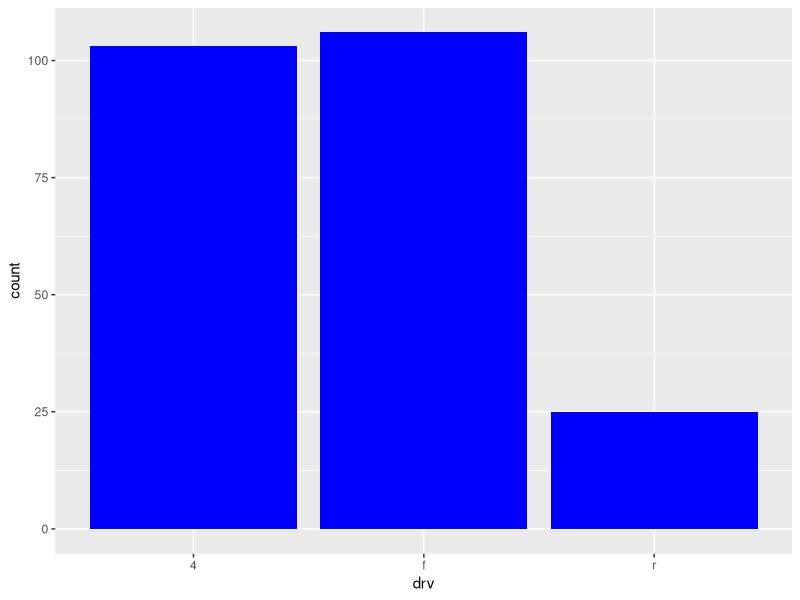
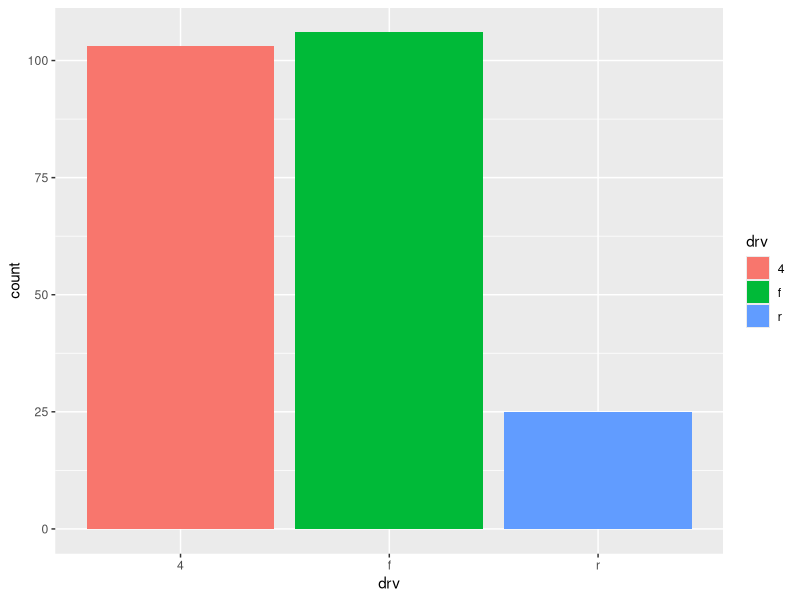
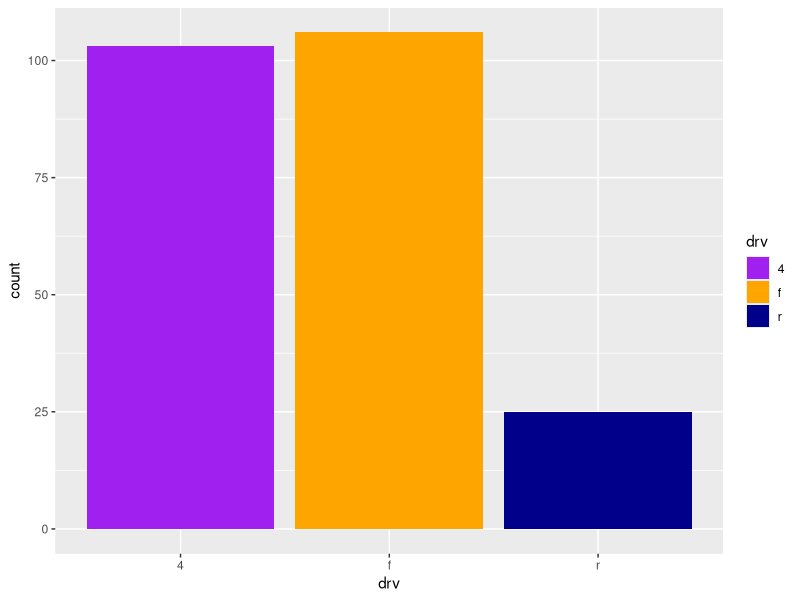
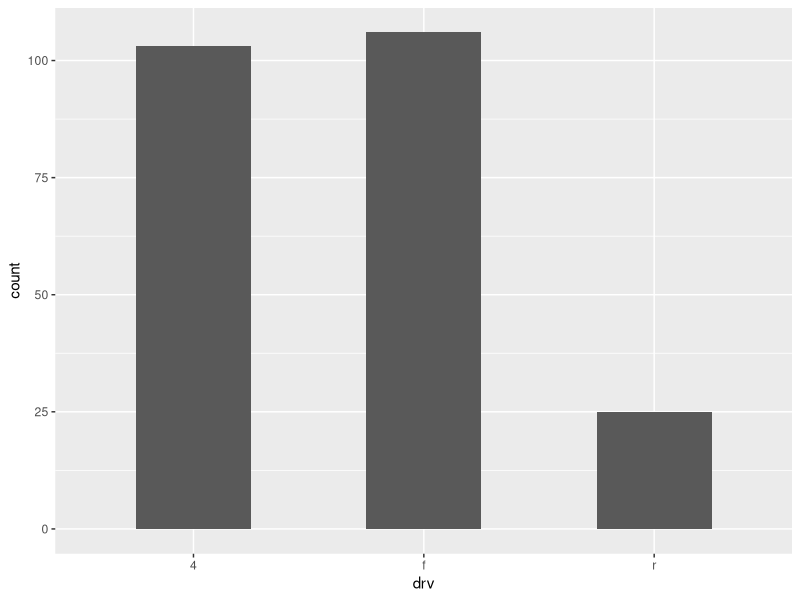
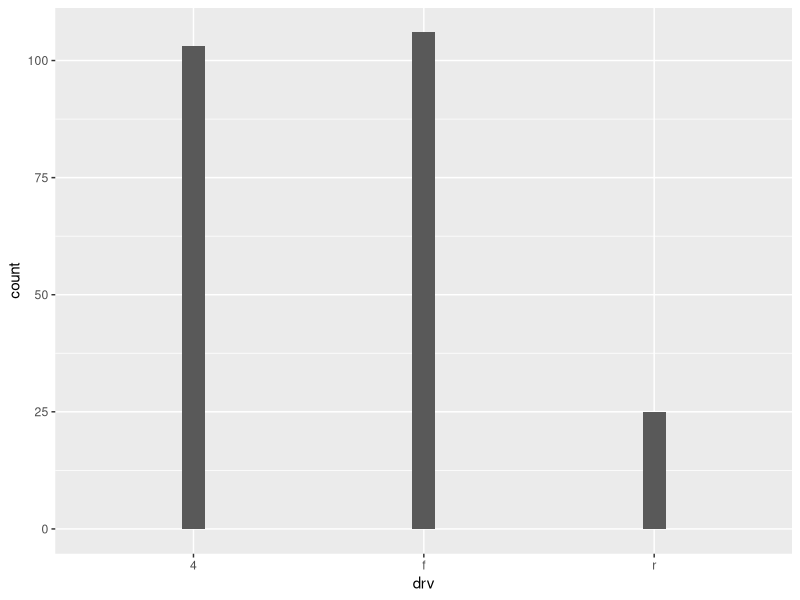
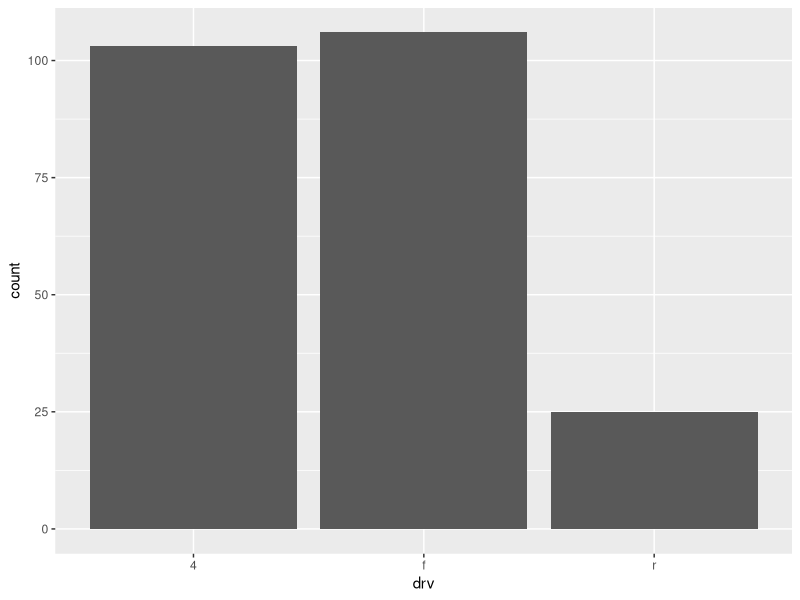
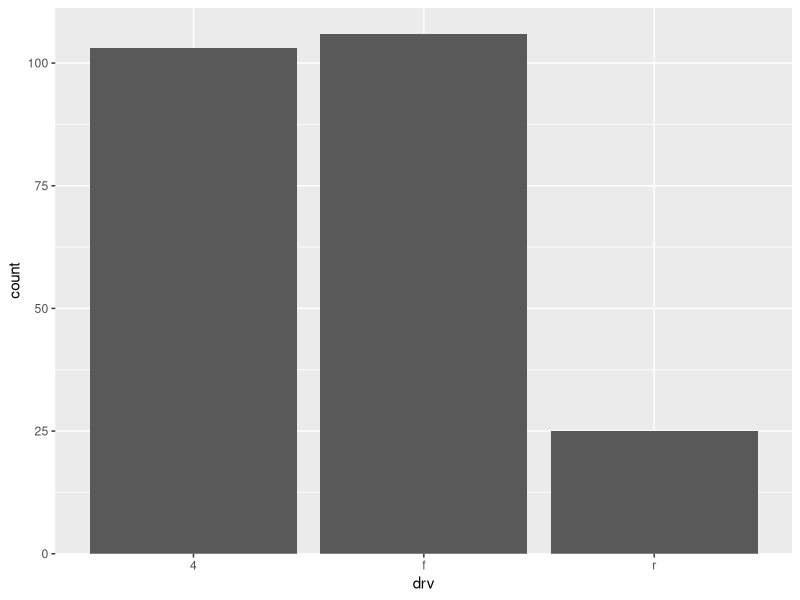
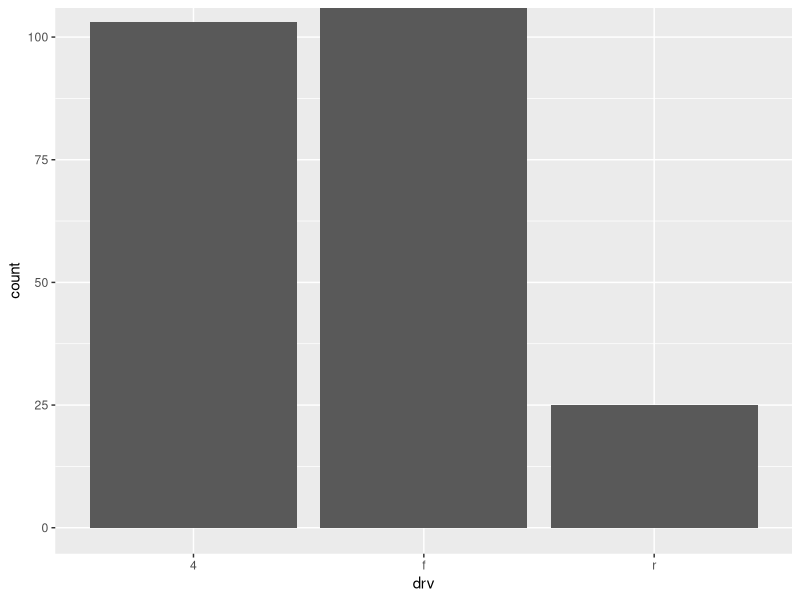

The R script that drew these images, in order:
## ---- chunk 1
library(ggplot2)
library(dplyr)
library(tidyr)

knitr::opts_chunk$set(
  fig.dpi = 300, 
  collapse = TRUE, 
  comment = "#>",
  fig.asp = 0.618,
  fig.width = 6,
  out.width = "80%"
  )
## ---- chunk 2
#| fig.alt: "A bar chart showing the number of cars for each of three types
#|  of drive train. All bars are blue."
ggplot(mpg, aes(x = drv)) +
  geom_bar(fill = "blue")
## ---- chunk 3
#| fig.alt: "A bar chart showing the number of cars for each of three types
#|  of drive train. From left-to-right, the bars appear red, green and blue."
ggplot(mpg, aes(x = drv, fill = drv)) +
  geom_bar()
## ---- chunk 4
#| fig.alt: "A bar chart showing the number of cars for each of three types
#|  of drive train. From left-to-right, the bars are purple, orange and dark 
#|  blue."
ggplot(mpg, aes(x = drv, fill = drv)) +
  geom_bar() +
  scale_fill_manual(values = c("purple", "orange", "darkblue"))
## ---- chunk 5
#| fig.alt:
#| - "A bar chart showing the number of cars for each of three types
#|  of drive train. The bars are somewhat narrower than the default."
#| - "A bar chart showing the number of cars for each of three types
#|  of drive train. The bars are very narrow."
ggplot(mpg, aes(x = drv)) +
  geom_bar(width = 0.5)

ggplot(mpg, aes(x = drv)) +
  geom_bar(width = 0.1)
## ---- chunk 6
#| fig.alt: "A bar chart showing the number of cars for each of three types
#|  of drive train. No parts of the bars touch the panel edges."
ggplot(mpg, aes(x = drv)) +
  geom_bar()
## ---- chunk 7
#| fig.alt: "A bar chart showing the number of cars for each of three types
#|  of drive train. The bottom of the bars touch the x-axis."
ggplot(mpg, aes(x = drv)) +
  geom_bar() +
  scale_y_continuous(expand = expansion(mult = c(0, 0.05)))
## ---- chunk 8
#| fig.alt: "A bar chart showing the number of cars for each of three types
#|  of drive train. The top of the highest bar touches the top of the panel."
ggplot(mpg, aes(x = drv)) +
  geom_bar() +
  scale_y_continuous(expand = expansion(mult = c(0.05, 0)))
## ---- chunk 9
#| fig.alt: "A bar chart showing the number of cars for each of three types
#|  of drive train. The left of the leftmost bar touches the y-axis."
ggplot(mpg, aes(x = drv)) +
  geom_bar() +
  scale_x_discrete(expand = expansion(add = c(0, 0.6)))
## ---- chunk 10
#| fig.alt: "A bar chart showing the number of cars for each of three types
#|  of drive train. No parts of the bars touch the panel edges."
ggplot(mpg, aes(x = drv)) +
  geom_bar() +
  scale_x_discrete(expand = expansion(add = 0.6)) +
  scale_y_continuous(expand = expansion(mult = 0.05))
## ---- chunk 11
#| fig.alt: "A grouped bar chart showing car counts dodged and filled by 7 
#|  types of cars for each of three types of drive train. The left group has 
#|  5 narrower bars, the middle group has 4 bars and the right group has 3 wider
#|  bars."
ggplot(mpg, aes(x = drv, fill = class)) +
  geom_bar(position = "dodge")
## ---- chunk 12
#| fig.alt: "A grouped bar chart showing car counts dodged and filled by 7 
#|  types of cars for each of three types of drive train. From left-to-right,
#|  each groups has respectively 5, 4 and 3 equally wide bars."
ggplot(mpg, aes(x = drv, fill = class)) +
  geom_bar(position = position_dodge2(preserve = "single"))
## ---- chunk 13
#| fig.alt: "A horizontal stacked bar chart showing car counts for 7 types of 
#|  cars, stacked and filled by 3 types of drive train."
ggplot(mpg, aes(y = class, fill = drv)) +
  geom_bar()
## ---- chunk 14
#| fig.alt: "A horizontal filled bar chart showing proportions of cars for 7 
#|  types of cars. The fill colour represents 3 types of drive train. Every 
#|  stacked bar spans the width of the panel."
ggplot(mpg, aes(y = class, fill = drv)) +
  geom_bar(position = "fill")
## ---- chunk 15
#| fig.alt: "A horizontal filled bar chart showing percentages of cars for 7 
#|  types of cars. The fill colour represents 3 types of drive train. Every 
#|  stacked bar spans the width of the panel."
ggplot(mpg, aes(y = class, fill = drv)) +
  geom_bar(position = "fill") +
  scale_x_continuous(name = "percentage", labels = scales::label_percent(accuracy = 1))
## ---- chunk 16
poll <- tribble(
  ~party,       ~agree, ~disagree, ~no_opinion,
  "Democrat",    20,    30,        20,
  "Republican",  15,    20,        10,
  "Independent", 10,    5,         0
)
## ---- chunk 17
poll_longer <- poll %>%
  pivot_longer(
    cols = -party,
    names_to = "opinion",
    values_to = "n"
  )

poll_longer
## ---- chunk 18
#| fig.alt: "A horizontal stacked bar chart showing opinion counts for 3 
#|  parties, stacked and filled by 3 types of opinions."
ggplot(poll_longer, aes(y = party, fill = opinion, x = n)) +
  geom_col()
## ---- chunk 19
#| fig.alt: "A horizontal filled bar chart showing proportions of opinions for 
#|  3 parties. The fill colour represents 3 types of opinion. Every 
#|  stacked bar spans the width of the panel."
ggplot(poll_longer, aes(y = party, fill = opinion, x = n)) +
  geom_col(position = "fill") +
  xlab("proportion")
## ---- chunk 20
survey <- tibble::tribble(
  ~respondent, ~q1,        ~q2,        ~q3,
  1,           "Agree",    "Agree",    "Disagree",
  2,           "Disagree", "Agree",    "Disagree",
  3,           "Agree",    "Agree",    "Disagree",
  4,           "Disagree", "Disagree", "Agree"
)
## ---- chunk 21
#| fig.alt: "A grouped bar chart showing the number of responses to three 
#|  questions. Within each question, two bars denote an 'Agree' or 'Disagree' 
#|  response."
survey %>%
  tidyr::pivot_longer(
    cols = -respondent,
    names_to = "question",
    values_to = "response"
  ) %>%
  ggplot(aes(x = question, fill = response)) +
  geom_bar(position = "dodge")
## ---- chunk 22
#| fig.alt: "A bar chart showing the average highway miles per gallon for 
#|  three types of drive train."
mpg %>%
  group_by(drv) %>%
  summarise(mean_hwy = mean(hwy)) %>%
  ggplot(aes(x = drv, y = mean_hwy)) +
  geom_col()
## ---- chunk 23
#| fig.alt: "A bar chart showing the average highway miles per gallon for 
#|  three types of drive train."
ggplot(mpg, aes(x = drv, y = hwy)) +
  stat_summary(fun = "mean", geom = "bar")
## ---- chunk 24
#| fig.alt: "A plot with axes and a panel, but no other geometry."
ggplot(mpg, aes(x = drv)) +
  geom_bar() +
  ylim(c(20, 120))
## ---- chunk 25
#| fig.alt: "A bar chart showing the number of cars for each of three types
#|  of drive train. The y-axis starts at 20, and all bars touch the x-axis."
ggplot(mpg, aes(x = drv)) +
  geom_bar() +
  coord_cartesian(ylim = c(20, 110))
## ---- chunk 26
#| fig.alt: "A bar chart showing numbers for 3 arbitrary categories. The
#|  numbers are far away from the x-axis and visually appear broadly similar 
#|  in height."
df <- tibble::tribble(
  ~x,  ~y,
  "A", 1050,
  "B", 1100,
  "C", 1150
)

ggplot(df, aes(x = x, y = y)) +
  geom_col()
## ---- chunk 27
#| fig.alt:
#| - "A bar chart showing numbers for 3 arbitrary categories. The y-axis starts
#|  at 1000 and the bars all look different in height. This is not a recommended
#|  way of plotting this data."
#| - "A scatter plot with 3 points showing numbers for 3 arbitrary categories. 
#|  The y-axis starts at 1000 and the points have visually different values.
#|  This is a better way of plotting this data."
# don't do this
ggplot(df, aes(x = x, y = y)) +
  geom_col() +
  coord_cartesian(ylim = c(1000, 1150))

# do this
ggplot(df, aes(x = x, y = y)) +
  geom_point(size = 3)
